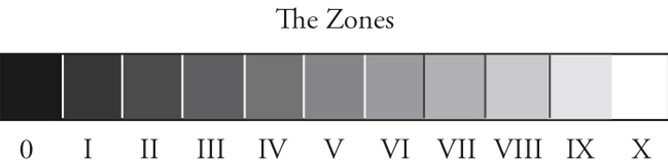
#> input picture test_images/zone_system.jpg, 668 x 167 px
$ python image_processing.py
#> lines starting #> are read from the running program, lines starting #| are printed output that depends on the picture
import functools
from pathlib import Path
from PIL import Image, ImageFilter
import numpy as np
import matplotlib.pyplot as plt
import requests
from io import BytesIO
from enum import IntEnum
from dataclasses import dataclass

class Zone(IntEnum):
    O = 0
    I = 1
    II = 2
    III = 3
    IV = 4
    V = 5
    VI = 6
    VII = 7
    VIII = 8
    IX = 9
    X = 10

    @classmethod
    @functools.cache
    def limits(cls) -> dict['Zone', tuple[int, int]]:
        """ Returns the limits of each zone as a dictionary where the keys are
        the zones and the values are tuples of (lower_limit, upper_limit)"""
        n = len(cls)
        step = ReferenceValue.White / (n - 1)
        half = step / 2
        # drop one unit in the upper limit to avoid overlap between zones
        result = {z: (round(i * step - half), round(i * step + half) - 1)
                  for i, z in enumerate(cls)}

        # adjust limits for zone 0 (black) and zone X (white), because they
        # don't have a full step on one side
        result[cls.O] = (ReferenceValue.Black, result[cls.O][1])
        result[cls.X] = (result[cls.X][0], ReferenceValue.White)

        return result

class ReferenceValue(IntEnum):
    Black = 0
    MiddleGray = 128
    White = 255


class PixelValue(int):
    """ Subclass of int such that they can be treated the same with
    ReferenceValue"""
    def __new__(cls, value):
        if not ReferenceValue.Black <= value <= ReferenceValue.White:
            raise ValueError(
                f"Pixel value should be between {ReferenceValue.Black} \
                    and {ReferenceValue.White}")
        return super().__new__(cls, value)


def loads_image(filepath: Path) -> Image:
#> called with filepath = 'test_images/zone_system.jpg'
    return Image.open(filepath)
#> returned value is the input picture: PIL image 668x167 RGB; mean R, G, B 201, 201, 201.5


def open_image_from_url(url: str) -> Image:
    response = requests.get(url)
    return Image.open(BytesIO(response.content))


def is_grayscale(image: Image) -> bool:
    return image.mode == 'L'


def convert_to_grayscale(image: Image) -> Image:
    if is_grayscale(image):
        return image
    return image.convert('L')
#> returned value: PIL image 668x167 L


def get_pixels(image: Image) -> list[PixelValue]:
    return list(image.get_flattened_data())

def apply_median_filter(image: Image, size: int = 7) -> Image:
#> called with size = 7
    return image.filter(ImageFilter.MedianFilter(size=size))
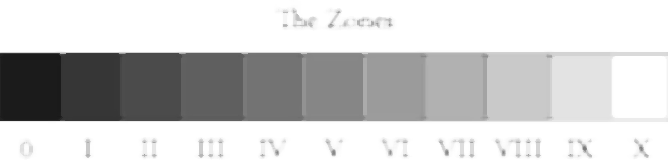
#> returned value: PIL image 668x167 L; min 25, max 255, mean 205.5


def calculate_brightness(value: float) -> float:
    MAX_VALUE = ReferenceValue.White.value
    brightness = value / MAX_VALUE * 100
    return int(round(brightness))


def calculate_average_pixel_value(image: Image) -> float:
    """ Turns an image into grayscale and calculates the average pixel value """
    im = convert_to_grayscale(image)
    pixels = get_pixels(im)
    return sum(pixels) / len(pixels)


def get_zone_from_pixel_value(value: PixelValue) -> Zone:
    """ Returns the Zone to which a pixel belongs based on its value"""
    # cache zone limits to avoid recalculating them every time
    limits = Zone.limits()
    return next(z for z in Zone if limits[z][0] <= value <= limits[z][1])


def is_pixel_in_zone(value: PixelValue, zones: Zone | list[Zone]) -> bool:
    """ Determines whether a pixel is in the given zone"""
    if not isinstance(zones, list):
        zones = [zones]
    pixel_zone = get_zone_from_pixel_value(value)
    return pixel_zone in zones


def filter_image_by_zone(image: Image, zones: Zone | list[Zone]) -> Image:
    """ Keeps only the pixels from an image that belong to the given zone.
    If a pixel doesn't belong, it replaces its value with white"""
    if not isinstance(zones, list):
        zones = [zones]

    limits = Zone.limits()

    def keep(pixel: PixelValue) -> PixelValue:
        return pixel if any(limits[z][0] <= pixel <= limits[z][1]
                            for z in zones) else ReferenceValue.White

    filtered_pixels = [keep(pixel) for pixel in get_pixels(image)]

    filtered_image = Image.new('L', size=image.size)
    filtered_image.putdata(filtered_pixels)
    return filtered_image


def show_side_by_side_cl(image1: Image, image2: Image):
    zones = len(Zone)
    gradient = np.linspace(
        ReferenceValue.Black.value, ReferenceValue.White.value, zones)\
        .reshape(1, -1)

    fig, axes = plt.subplots(2, 2, height_ratios=[10, 1], figsize=(10, 6))

    axes[0, 0].imshow(image1)
    axes[0, 0].axis('off')
    # do RGB conversion to copy the grayscale in other channels
    axes[0, 1].imshow(image2.convert('RGB'))
    axes[0, 1].axis('off')

    for ax in axes[1]:
        ax.imshow(gradient, cmap='gray', aspect='auto')
        for i, zone in enumerate(Zone):
            ax.text(i, 0,
                    zone.name,
                      ha='center', va='center',
                     color='white' if Zone.limits()[zone][0] <= ReferenceValue.MiddleGray else 'black',
                     fontsize=18)
        for spine in ax.spines.values():
            spine.set_visible(True)
            spine.set_edgecolor('#aaaaaa')
            # spine.set_linewidth(1.5)
        ax.set_xticks([])
        ax.set_yticks([])

    # gray background
    fig.set_facecolor('gray')

    # display in second monitor
    MONITOR_X = 1920
    MONITOR_Y = -645
    MONITOR_W = 2560  # your second monitor's resolution
    MONITOR_H = 1440

    fig.canvas.manager.window.wm_geometry(f"{MONITOR_W}x{MONITOR_H}+{MONITOR_X}+{MONITOR_Y}")
    figManager = plt.get_current_fig_manager()
    # figManager.window.state('zoomed')

    plt.tight_layout()
    plt.show()
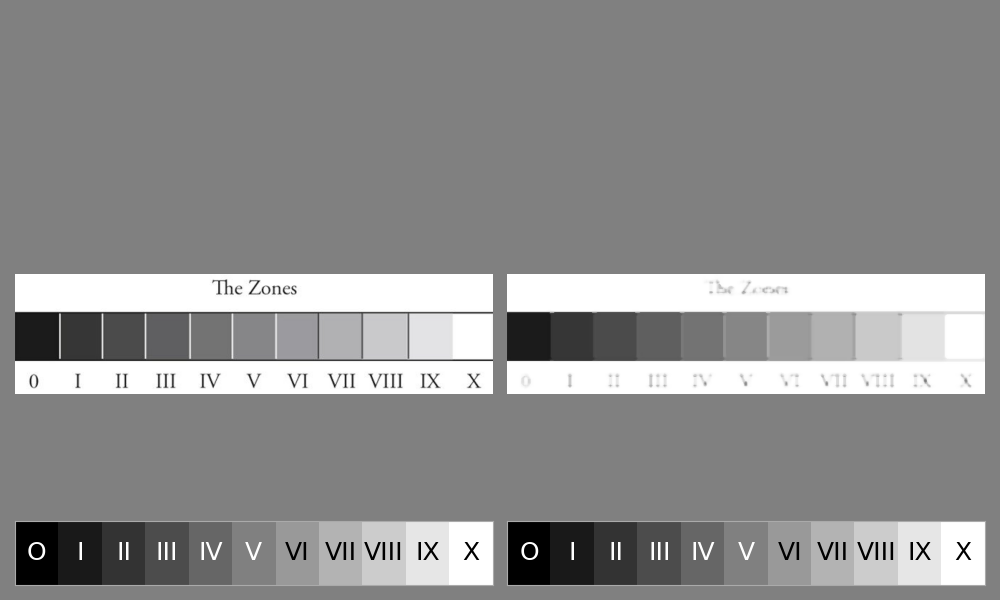
#> figure drawn by matplotlib, 4 panels


if __name__ == '__main__':

    filepath = 'test_images/zone_system.jpg'
    original_image = loads_image(filepath)
    if not is_grayscale(original_image):
        im = convert_to_grayscale(original_image)
    im = apply_median_filter(im)

    show_side_by_side_cl(original_image, im)

    for zone in Zone:
#> (the run stopped early here; a loop or call above may not have finished)
